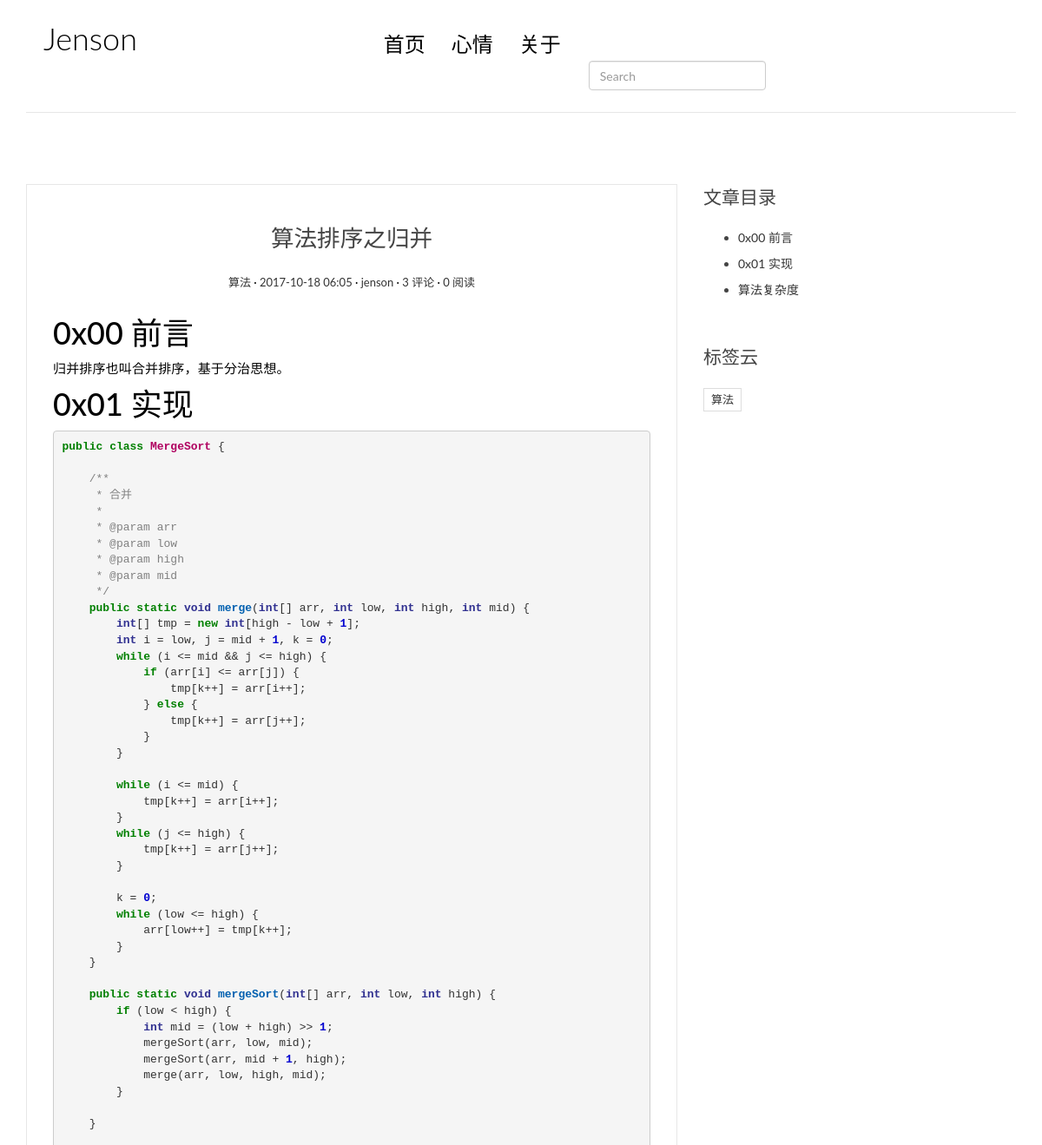
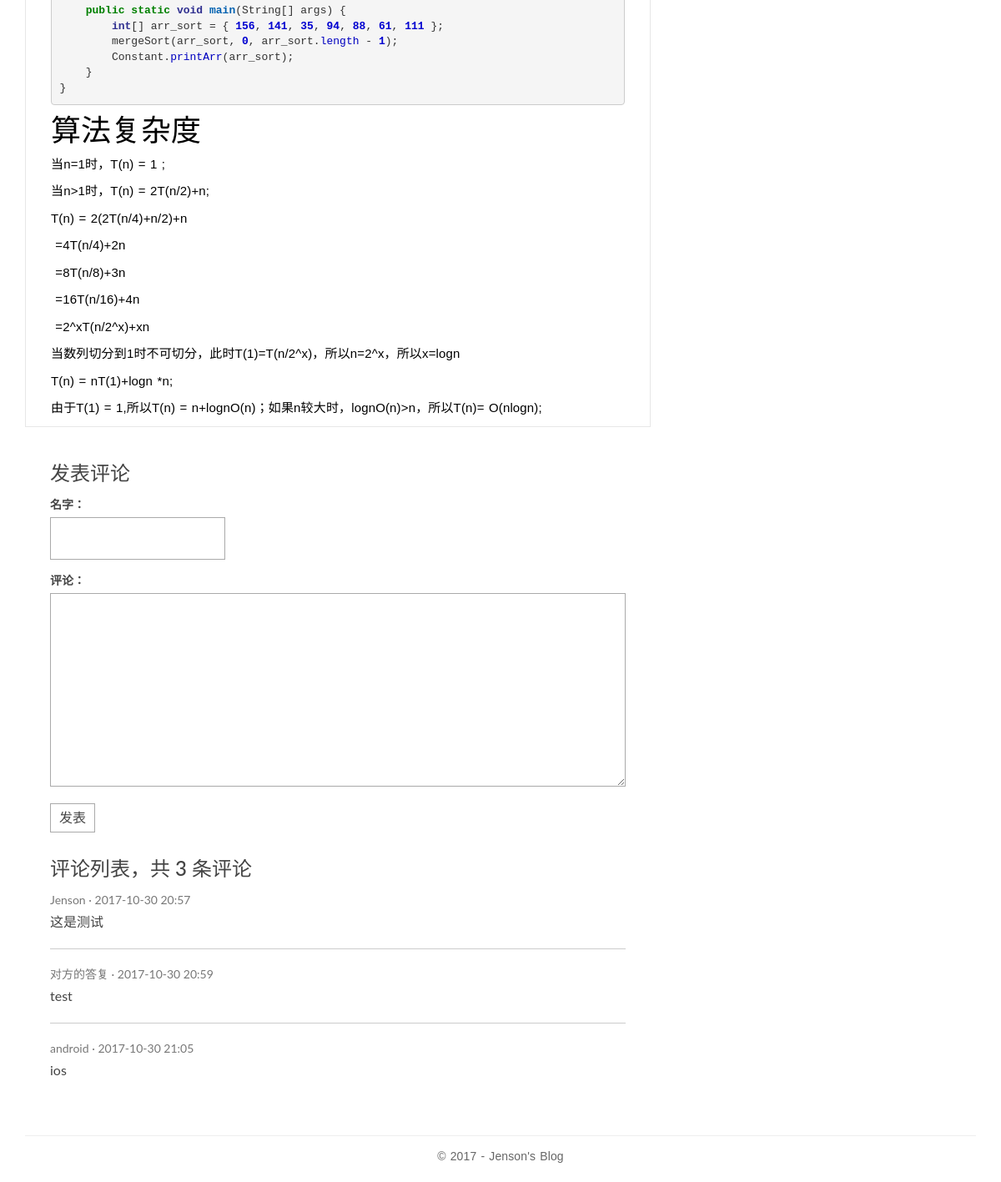
Page /post/42/ on the earlier database version (2 pictures, top to bottom).
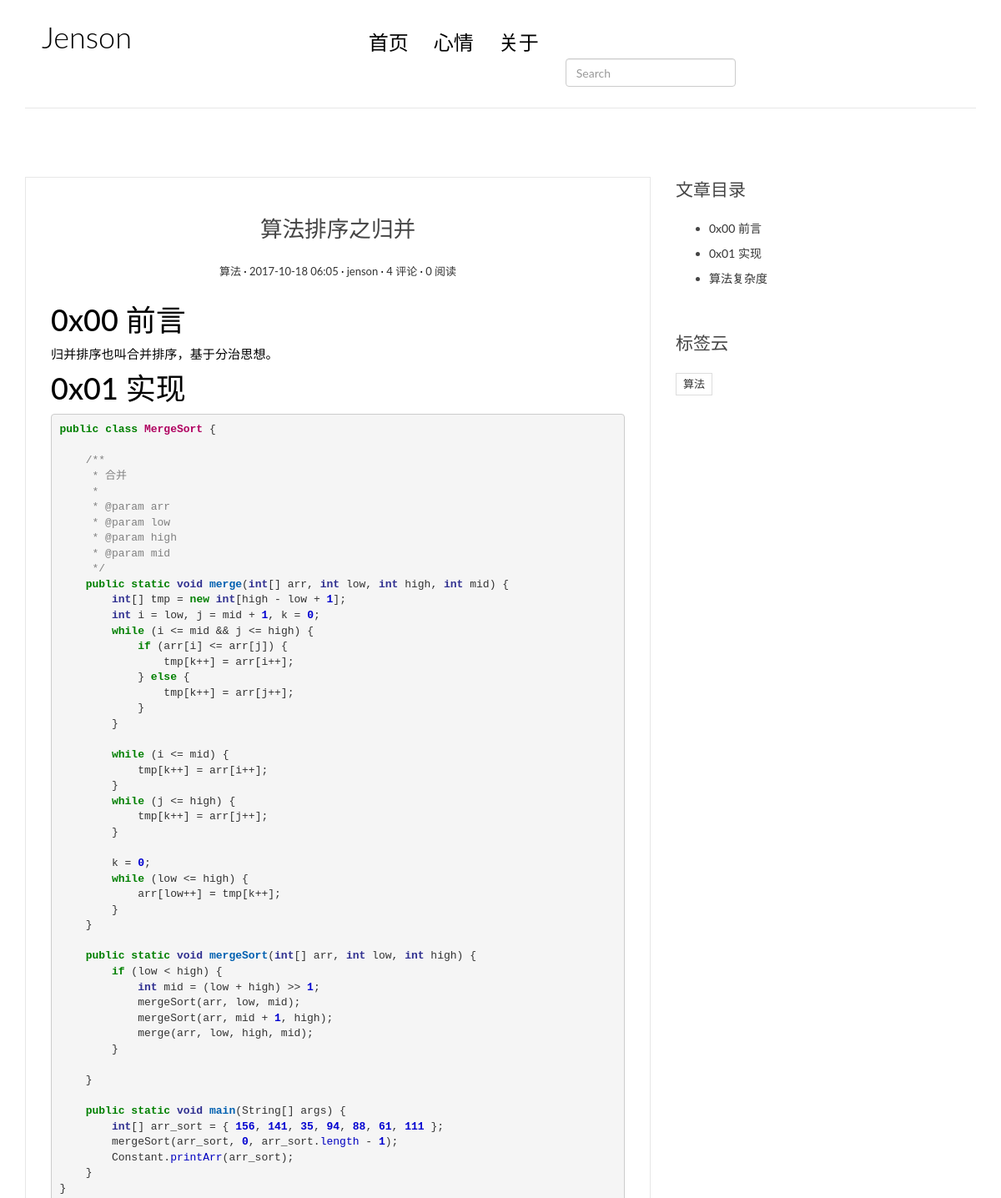
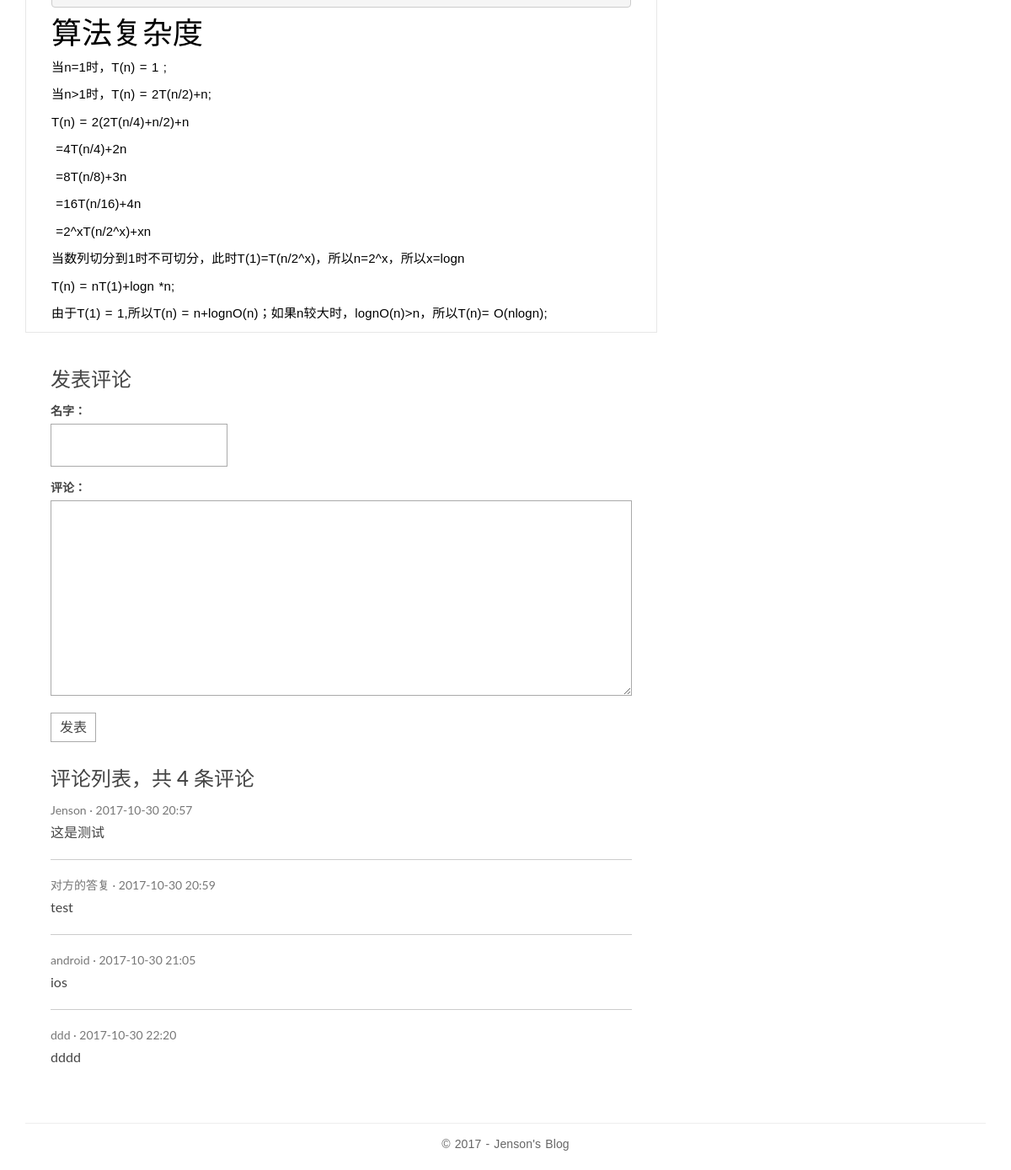
Same page on the later database version (2 pictures, top to bottom).
### myblog/models.py (models this page shows, shortened)
class Nav(models.Model):
    name = models.CharField(max_length=20)
    link = models.CharField(max_length=100)
    num = models.IntegerField(blank=True, null=True)

class Tag(models.Model):
    name = models.CharField(max_length=100)

### comments/models.py (models this page shows, shortened)
class Comment(models.Model):
    name = models.CharField(max_length=100)
    text = models.TextField()
    created_time = models.DateTimeField(auto_now_add=True)
    post = models.ForeignKey('myblog.Post')

### myblog/views.py (the view)
# urls.py: url(r'^post/(?P<pk>[0-9]+)/$', blogView.PostDetailView.as_view(), name='detail'),
class PostDetailView(DetailView):
    model = Post
    template_name = app_name + '/detail.html'
    context_object_name = 'post'
    def get(self, request, *args, **kwargs):
        response = super(PostDetailView, self).get(request, *args, **kwargs)
        self.object.increase_views()
        return response
    def get_object(self, queryset=None):
        post = super(PostDetailView, self).get_object(queryset=None)
        md = Util.getMarkDown()
        post.body = md.convert(post.body)
        post.toc = md.toc;
        return post
    def get_context_data(self, **kwargs):
        context = super(PostDetailView, self).get_context_data(**kwargs)
        form = CommentForm()
        comment_list = self.object.comment_set.all()
        site = Util.getSite()
        context.update({
            'navs': Util.getNavs(),
            'form': form,
            'comment_list': comment_list,
            'site': site,
        })
        return context

### comments/forms.py
class CommentForm(forms.ModelForm):
    class Meta:
        model = Comment
        fields = ['name', 'text']

### blog/tool/Util.py (called while the page is built)
def getMarkDown():
    md = markdown.Markdown(
        extensions=[
            'markdown.extensions.abbr',
            'markdown.extensions.fenced_code',
            'markdown.extensions.tables',
            'markdown.extensions.extra',
            'markdown.extensions.codehilite',
            TocExtension(slugify=slugify),
        ])
    return md

def getNavs():
    return Nav.objects.all().order_by('num')

def getSite():
    return Site.objects.first()

### myblog/models.py (called while the page is built, shortened)
    def increase_views(self):
        self.views += 1
        self.save(update_fields=['views'])

    def save(self, *args, **kwargs):
        super(Post, self).save(*args, **kwargs)

### templates/myblog/detail.html (shortened to what this page needs)
{% extends 'myblog/base.html' %}
{% block main %}
    <article class="post post-{{ post.pk }}">
        <header class="entry-header">
            <h1 class="entry-title">{{ post.title }}</h1>
            <div class="entry-meta">
                <span class="post-category"><a href="#">{{ post.category.name }}</a></span>
                <span class="post-date"><a href="#"><time class="entry-date"
                                                          datetime="{{ post.created_time|date:"Y-m-d H:i" }}">{{ post.created_time|date:"Y-m-d H:i" }}</time></a></span>
                <span class="post-author"><a href="#">{{ post.author }}</a></span>
                <span class="comments-link"><a href="#">{{ comment_list|length }} 评论</a></span>
                <span class="views-count"><a href="#">{{ post.views|length }} 阅读</a></span>
            </div>
        </header>
        <div class="entry-content clearfix">
            {{ post.body|safe }}
        </div>
    </article>
    <section class="comment-area" id="comment-area">
        <h3>发表评论</h3>
        <form action="{% url 'post_comment' post.pk %}" method="post" class="comment-form">
            <div class="row">
                <div class="col-md-4">
                    <label for="{{ form.name.id_for_label }}">名字：</label>
                    {{ form.name }}
                </div>
                <div class="col-md-12">
                    <label for="{{ form.text.id_for_label }}">评论：</label>
                    {{ form.text }}
                    <button type="submit" class="comment-btn">发表</button>
                </div>
            </div>
        </form>
        <div class="comment-list-panel">
            <h3>评论列表，共 <span>{{ comment_list|length }}</span> 条评论</h3>
            <ul class="comment-list list-unstyled">
                {% for comment in comment_list %}
                    <li class="comment-item">
                        <span class="nickname">{{ comment.name }}</span>
                        <time class="submit-date">{{ comment.created_time|date:"Y-m-d H:i" }}</time>
                        <div class="text">
                            {{ comment.text }}
                        </div>
                    </li>
                {% empty %}
                    暂无评论
                {% endfor %}
            </ul>
        </div>
    </section>
{% endblock main %}
{% block toc %}
    <aside class="col-md-4">
        <div class="widget widget-content">
            <h3 class="widget-title">文章目录</h3>
            {% if post.toc %}
                {{ post.toc|safe }}
            {% else %}
                暂无目录！
            {% endif %}
            <div class="widget widget-tag-cloud">
                <h3 class="widget-title">标签云</h3>
                <ul>
                    {% for tag in post.tags.all %}
                        <li>
                            <a href="{% url 'tag' tag.pk %}">{{ tag.name }}</a>
                        </li>
                    {% empty %}
                        暂无标签！
                    {% endfor %}
                </ul>
            </div>
        </div>
    </aside>
{% endblock toc %}

### templates/myblog/base.html (shortened to what this page needs)
{% load staticfiles %}
{% load blog_tags %}
<!DOCTYPE html>
<html>
<head>
    <link rel="stylesheet" href="{% static 'myblog/css/bootstrap.min.css' %}">
    <link rel="stylesheet" href="http://code.ionicframework.com/ionicons/2.0.1/css/ionicons.min.css">
    <link rel="stylesheet" href="{% static 'myblog/css/pace.css' %}">
    <link rel="stylesheet" href="{% static 'myblog/css/custom.css' %}">
    <link rel="stylesheet" href="{% static 'myblog/css/highlights/colorful.css' %}">
</head>
<body>
<div class="container">
    <header id="site-header">
        <div class="row">
            <div class="col-md-4 col-sm-5 col-xs-8">
                <div class="logo">
                    <h1><a href="{% url 'index' %}">{{ site.title }}</a></h1></div>
            </div>
            <div class="col-md-8 col-sm-7 col-xs-4">
                <nav class="main-nav" role="navigation">
                    <div class="collapse navbar-collapse" id="bs-example-navbar-collapse-1">
                        <ul class="nav navbar-nav navbar-left">
                            {% for nav in navs %}
                                <li class="cl-effect-11"><a href="/{{ nav.link }}"
                                                            data-hover="{{ nav.name }}">{{ nav.name }}</a></li>
                            {% endfor %}
                        </ul>
                        <form class="navbar-form navbar-right" role="search" method="get" action="{% url 'search' %}">
                            <div class="form-group">
                                <input type="search" class="form-control" name="key"
                                       placeholder="Search">
                            </div>
                        </form>
                    </div>
                </nav>
            </div>
        </div>
    </header>
</div>
<div class="content-body">
    <div class="container">
        <div class="row">
            <main class="col-md-8">
                {% block main %}
                {% endblock main %}
            </main>
            {% block toc %}
            {% endblock toc %}
        </div>
    </div>
</div>
<footer id="site-footer">
    <div class="container">
        <div class="row">
            <div class="col-md-12">
                <p class="copyright">&copy 2017 - Jenson's Blog
                </p>
            </div>
        </div>
    </div>
</footer>
</body>
</html>

Differences in the rows shown:
added Comment: name "ddd", created_time "2017-10-30 22:20", text "dddd"
Other differences:
{{ comment_list|length }}: "3" → "4"
